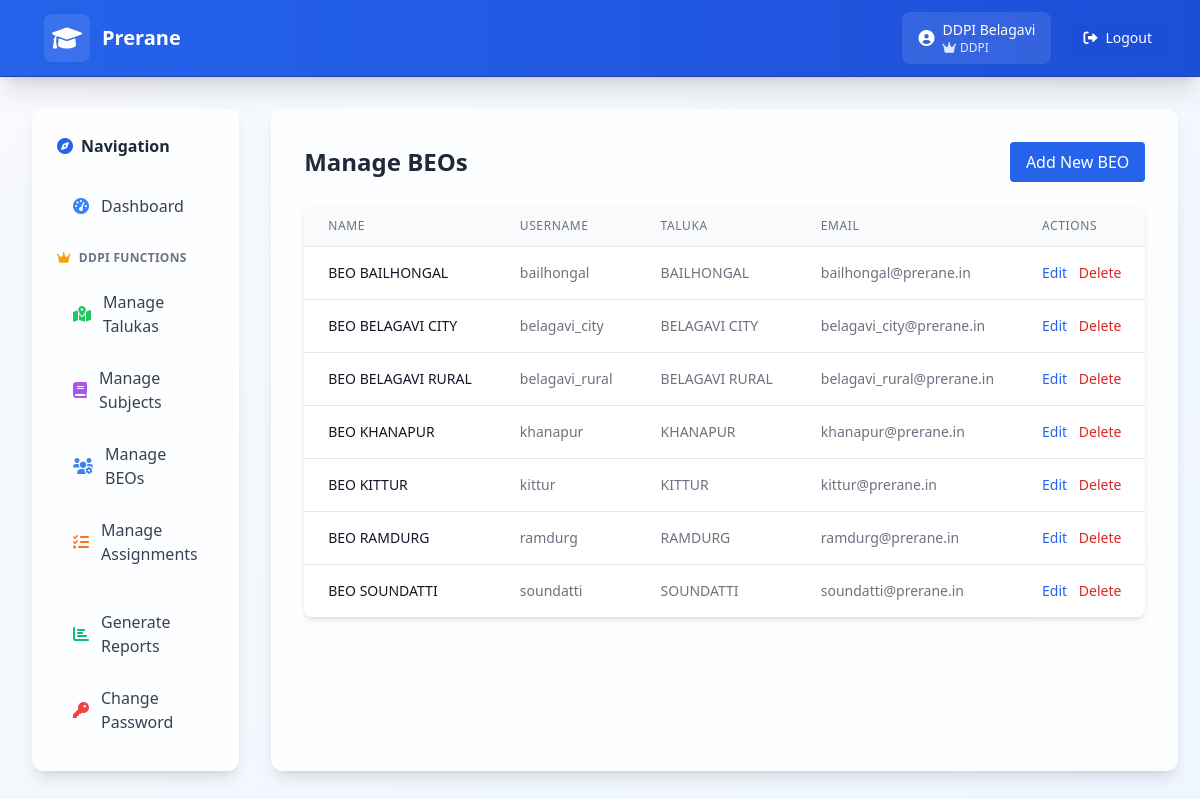
Page /ddpi/beos/ (signed in) on the committed database.
### core/models.py (models this page shows, shortened)
class BEOProfile(models.Model):
    user = models.OneToOneField(User, on_delete=models.CASCADE)
    taluka = models.ForeignKey(Taluka, on_delete=models.CASCADE)

class Taluka(models.Model):
    name = models.CharField(max_length=100)
    district = models.ForeignKey(District, on_delete=models.CASCADE)
    class Meta:
        ordering = ['name']
        unique_together = ['name', 'district']

### core/views.py (the view)
# urls.py: path('ddpi/beos/', views.ManageBEOListView.as_view(), name='manage_beos'),
class ManageBEOListView(LoginRequiredMixin, DDPIRequiredMixin, RoleContextMixin, ListView):
    model = BEOProfile
    template_name = 'core/ddpi/beo_list.html'
    context_object_name = 'beos'
    def get_queryset(self):
        ddpi_profile = DDPIProfile.objects.get(user=self.request.user)
        return BEOProfile.objects.filter(taluka__district=ddpi_profile.district)

### core/mixin.py (called while the page is built)
    def test_func(self):
        return self.request.user.groups.filter(name='DDPI').exists()

    def get_context_data(self, **kwargs):
        context = super().get_context_data(**kwargs)
        user = self.request.user
        context['is_ddpi'] = user.groups.filter(name='DDPI').exists()
        context['is_beo'] = user.groups.filter(name='BEO').exists()
        context['is_principal'] = user.groups.filter(name='Principal').exists()
        try:
            if context['is_ddpi']:
                context['user_profile'] = DDPIProfile.objects.get(user=user)
            elif context['is_beo']:
                context['user_profile'] = BEOProfile.objects.get(user=user)
            elif context['is_principal']:
                context['user_profile'] = PrincipalProfile.objects.get(user=user)
        except:
            context['user_profile'] = None
        return context

### templates/core/ddpi/beo_list.html (shortened to what this page needs)
{% extends 'base.html' %}
{% block content %}
<div class="space-y-6">
    <div class="flex justify-between items-center">
        <h2 class="text-2xl font-bold text-gray-800">Manage BEOs</h2>
        <a href="{% url 'create_beo' %}" class="bg-blue-600 hover:bg-blue-700 text-white px-4 py-2 rounded">
            Add New BEO
        </a>
    </div>
    <div class="bg-white rounded-lg shadow-md overflow-hidden">
        <table class="min-w-full divide-y divide-gray-200">
            <thead class="bg-gray-50">
                <tr>
                    <th class="px-6 py-3 text-left text-xs font-medium text-gray-500 uppercase tracking-wider">Name</th>
                    <th class="px-6 py-3 text-left text-xs font-medium text-gray-500 uppercase tracking-wider">Username</th>
                    <th class="px-6 py-3 text-left text-xs font-medium text-gray-500 uppercase tracking-wider">Taluka</th>
                    <th class="px-6 py-3 text-left text-xs font-medium text-gray-500 uppercase tracking-wider">Email</th>
                    <th class="px-6 py-3 text-left text-xs font-medium text-gray-500 uppercase tracking-wider">Actions</th>
                </tr>
            </thead>
            <tbody class="bg-white divide-y divide-gray-200">
                {% for beo in beos %}
                <tr>
                    <td class="px-6 py-4 whitespace-nowrap text-sm font-medium text-gray-900">
                        {{ beo.user.get_full_name|default:beo.user.username }}
                    </td>
                    <td class="px-6 py-4 whitespace-nowrap text-sm text-gray-500">{{ beo.user.username }}</td>
                    <td class="px-6 py-4 whitespace-nowrap text-sm text-gray-500">{{ beo.taluka.name }}</td>
                    <td class="px-6 py-4 whitespace-nowrap text-sm text-gray-500">{{ beo.user.email }}</td>
                    <td class="px-6 py-4 whitespace-nowrap text-sm font-medium space-x-2">
                        <a href="{% url 'update_beo' beo.pk %}" class="text-blue-600 hover:text-blue-900">Edit</a>
                        <a href="{% url 'delete_beo' beo.pk %}" class="text-red-600 hover:text-red-900">Delete</a>
                    </td>
                </tr>
                {% empty %}
                <tr>
                    <td colspan="5" class="px-6 py-4 whitespace-nowrap text-sm text-gray-500 text-center">No BEOs found.</td>
                </tr>
                {% endfor %}
            </tbody>
        </table>
    </div>
</div>
{% endblock %}

### templates/base.html (shortened to what this page needs)
<!DOCTYPE html>
<html lang="en">
<head>
    <script src="https://cdn.tailwindcss.com"></script>
    <link href="https://cdnjs.cloudflare.com/ajax/libs/font-awesome/6.0.0/css/all.min.css" rel="stylesheet">
</head>
<body class="bg-gradient-to-br from-slate-50 to-blue-50 min-h-screen">
    <nav class="bg-gradient-to-r from-primary-600 to-primary-700 shadow-xl border-b border-primary-800">
        <div class="max-w-7xl mx-auto px-4 sm:px-6 lg:px-8">
            <div class="flex justify-between items-center py-3">
                <div class="flex items-center space-x-3">
                    <div class="bg-white/10 p-2 rounded-lg">
                        <i class="fas fa-graduation-cap text-2xl text-white"></i>
                    </div>
                    <h1 class="text-xl font-bold text-white">
                        <a href="{% url 'dashboard' %}" class="hover:text-blue-100 transition-colors duration-200">
                            Prerane
                        </a>
                    </h1>
                </div>
                {% if user.is_authenticated %}
                <div class="flex items-center space-x-2 sm:space-x-4">
                    <div class="flex items-center space-x-2 bg-white/10 px-2 sm:px-4 py-2 rounded-lg">
                        <i class="fas fa-user-circle text-white text-sm sm:text-base"></i>
                        <div class="text-white">
                            <div class="text-xs sm:text-sm font-medium hidden sm:block">{{ user.get_full_name|default:user.username }}</div>
                            <div class="text-xs text-blue-100 flex items-center">
                                {% if is_ddpi %}
                                    <i class="fas fa-crown mr-1"></i>DDPI
                                {% elif is_beo %}
                                    <i class="fas fa-user-tie mr-1"></i>BEO
                                {% elif is_principal %}
                                    <i class="fas fa-school mr-1"></i>Principal
                                {% endif %}
                            </div>
                        </div>
                    </div>
                    <form method="post" action="{% url 'logout' %}" class="inline">
                        <button type="submit" class="bg-primary-700 hover:bg-primary-800 px-2 sm:px-4 py-2 rounded-lg text-xs sm:text-sm font-medium text-white transition-colors duration-200 flex items-center space-x-1 sm:space-x-2">
                            <i class="fas fa-sign-out-alt"></i>
                            <span class="hidden sm:inline">Logout</span>
                        </button>
                    </form>
                </div>
                {% endif %}
            </div>
        </div>
    </nav>
    {% if user.is_authenticated %}
    <div class="max-w-7xl mx-auto px-4 sm:px-6 lg:px-8 py-8">
        <div class="flex flex-col lg:flex-row gap-8">
            <div id="sidebar" class="fixed inset-y-0 left-0 z-50 w-72 bg-white/80 backdrop-blur-sm shadow-lg border border-white/20 p-6 transform -translate-x-full transition-transform duration-300 ease-in-out lg:relative lg:translate-x-0 lg:z-auto lg:rounded-xl lg:w-72 lg:bg-white/80 lg:backdrop-blur-sm lg:shadow-lg lg:border lg:border-white/20 lg:p-6 hidden lg:block">
                <div class="flex items-center space-x-2 mb-6">
                    <i class="fas fa-compass text-primary-600"></i>
                    <h3 class="font-semibold text-gray-800">Navigation</h3>
                </div>
                <nav class="space-y-1">
                    <a href="{% url 'dashboard' %}" class="flex items-center space-x-3 py-3 px-4 text-gray-700 hover:bg-primary-50 hover:text-primary-700 rounded-lg transition-all duration-200 group">
                        <i class="fas fa-tachometer-alt text-primary-500 group-hover:text-primary-700"></i>
                        <span class="font-medium">Dashboard</span>
                    </a>
                    {% if is_ddpi %}
                    <div class="pt-4 pb-2">
                        <div class="flex items-center space-x-2 text-xs font-semibold text-gray-500 uppercase tracking-wide">
                            <i class="fas fa-crown text-amber-500"></i>
                            <span>DDPI Functions</span>
                        </div>
                    </div>
                    <a href="{% url 'manage_talukas' %}" class="flex items-center space-x-3 py-3 px-4 text-gray-700 hover:bg-primary-50 hover:text-primary-700 rounded-lg transition-all duration-200 group">
                        <i class="fas fa-map-marked-alt text-green-500 group-hover:text-primary-700"></i>
                        <span class="font-medium">Manage Talukas</span>
                    </a>
                    <a href="{% url 'manage_subjects' %}" class="flex items-center space-x-3 py-3 px-4 text-gray-700 hover:bg-primary-50 hover:text-primary-700 rounded-lg transition-all duration-200 group">
                        <i class="fas fa-book text-purple-500 group-hover:text-primary-700"></i>
                        <span class="font-medium">Manage Subjects</span>
                    </a>
                    <a href="{% url 'manage_beos' %}" class="flex items-center space-x-3 py-3 px-4 text-gray-700 hover:bg-primary-50 hover:text-primary-700 rounded-lg transition-all duration-200 group">
                        <i class="fas fa-users-cog text-blue-500 group-hover:text-primary-700"></i>
                        <span class="font-medium">Manage BEOs</span>
                    </a>
                    <a href="{% url 'manage_assignments' %}" class="flex items-center space-x-3 py-3 px-4 text-gray-700 hover:bg-primary-50 hover:text-primary-700 rounded-lg transition-all duration-200 group">
                        <i class="fas fa-tasks text-orange-500 group-hover:text-primary-700"></i>
                        <span class="font-medium">Manage Assignments</span>
                    </a>
                    {% endif %}
                    <div class="pt-4 space-y-1">
                        <a href="{% url 'reports' %}" class="flex items-center space-x-3 py-3 px-4 text-gray-700 hover:bg-primary-50 hover:text-primary-700 rounded-lg transition-all duration-200 group">
                            <i class="fas fa-chart-bar text-emerald-500 group-hover:text-primary-700"></i>
                            <span class="font-medium">Generate Reports</span>
                        </a>
                        <a href="{% url 'password_change' %}" class="flex items-center space-x-3 py-3 px-4 text-gray-700 hover:bg-primary-50 hover:text-primary-700 rounded-lg transition-all duration-200 group">
                            <i class="fas fa-key text-red-500 group-hover:text-primary-700"></i>
                            <span class="font-medium">Change Password</span>
                        </a>
                    </div>
                </nav>
            </div>
            <div class="flex-1 bg-white/80 backdrop-blur-sm rounded-xl shadow-lg border border-white/20 p-8 lg:ml-0">
                {% block content %}{% endblock %}
            </div>
        </div>
    </div>
    {% endif %}
</body>
</html>

### rows in the picture
BEOProfile: user.get_full_name "BEO BAILHONGAL", user.username "bailhongal", taluka.name "BAILHONGAL", user.email "bailhongal@prerane.in"
BEOProfile: user.get_full_name "BEO BELAGAVI CITY", user.username "belagavi_city", taluka.name "BELAGAVI CITY", user.email "belagavi_city@prerane.in"
BEOProfile: user.get_full_name "BEO BELAGAVI RURAL", user.username "belagavi_rural", taluka.name "BELAGAVI RURAL", user.email "belagavi_rural@prerane.in"
BEOProfile: user.get_full_name "BEO KHANAPUR", user.username "khanapur", taluka.name "KHANAPUR", user.email "khanapur@prerane.in"
BEOProfile: user.get_full_name "BEO KITTUR", user.username "kittur", taluka.name "KITTUR", user.email "kittur@prerane.in"
BEOProfile: user.get_full_name "BEO RAMDURG", user.username "ramdurg", taluka.name "RAMDURG", user.email "ramdurg@prerane.in"
BEOProfile: user.get_full_name "BEO SOUNDATTI", user.username "soundatti", taluka.name "SOUNDATTI", user.email "soundatti@prerane.in"

### other values in the picture
{{ user.get_full_name|default:user.username }} "DDPI Belagavi"
